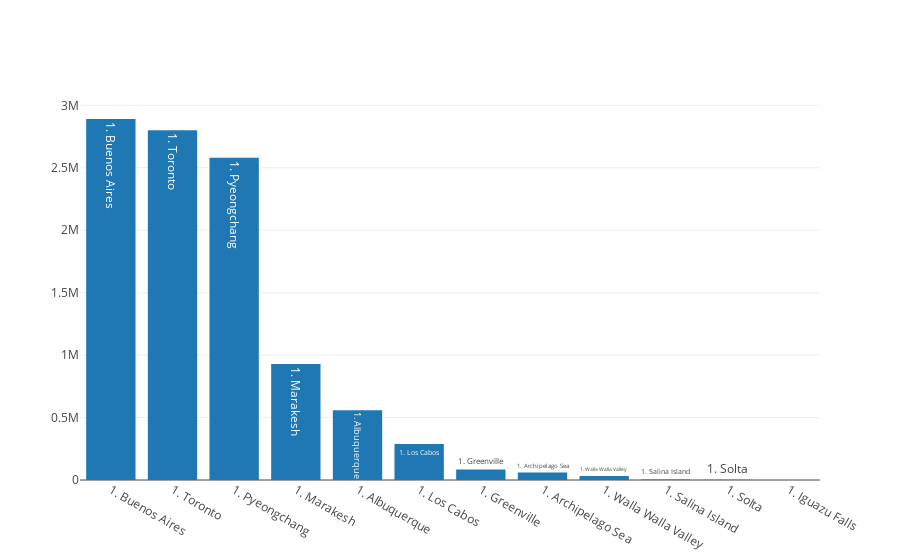

Notebook cell for this chart:
### Code cell
import plotly
plotly.offline.init_notebook_mode(connected=True)
plotly.offline.iplot([trace_populations])

### Figure 1 — Plotly figure (JSON) as saved in the notebook; plotly's stock layout.template omitted (floating-point values rounded to 4 significant figures; data arrays with more than 128 entries replaced by an {"elided": "..."} marker saying what was removed)
{"data": [{"name": "populations", "text": {"elided": "132 str values"}, "type": "bar", "uid": "bf25585e-af01-11e9-9bb7-398c846b8a90", "x": {"elided": "132 str values"}, "y": [2891000, 2800000, 2581000, 928850, 559277, 287651, 84554, 60000, 32237, 4000, 1700, 0]}], "layout": {}}
